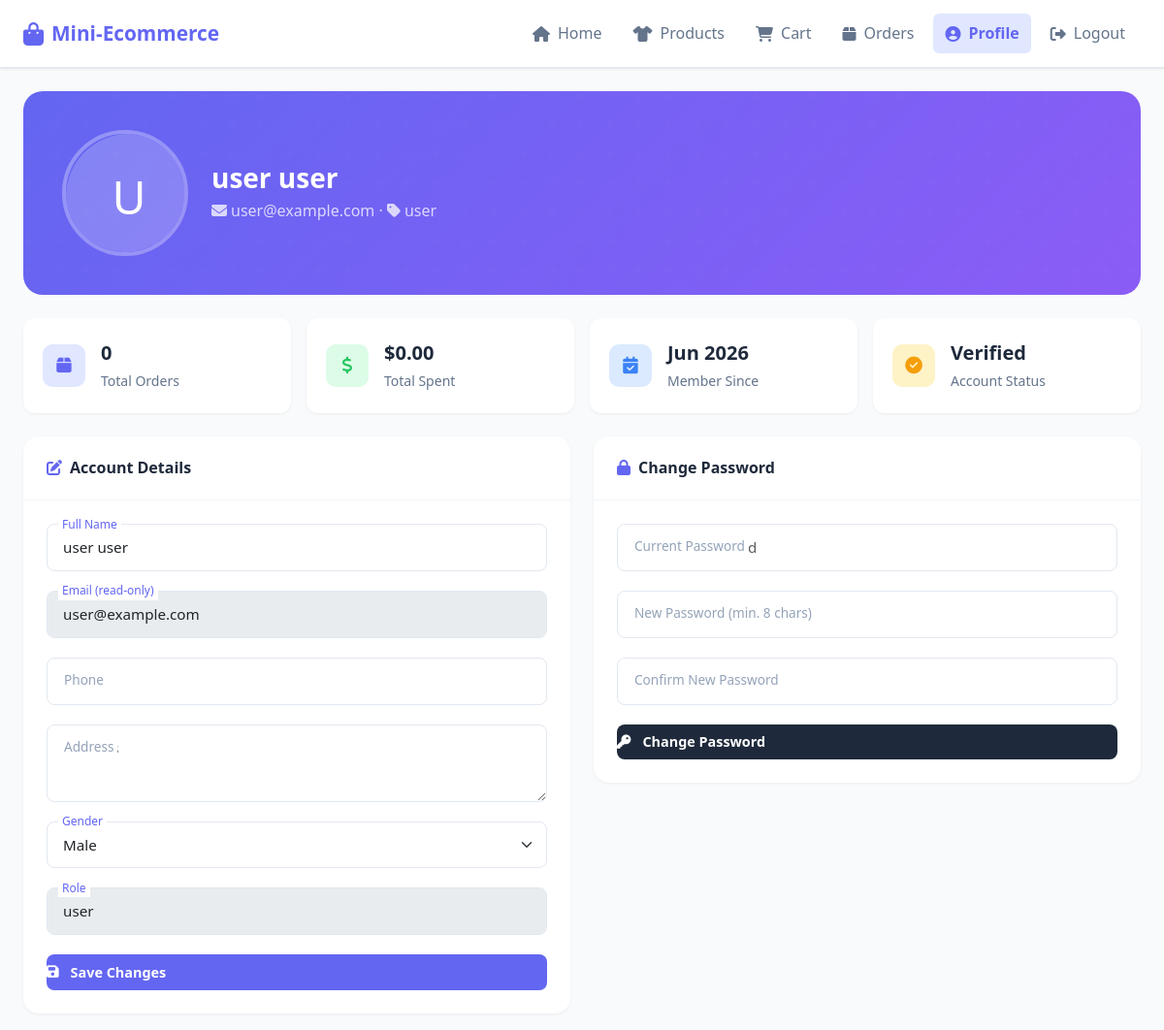
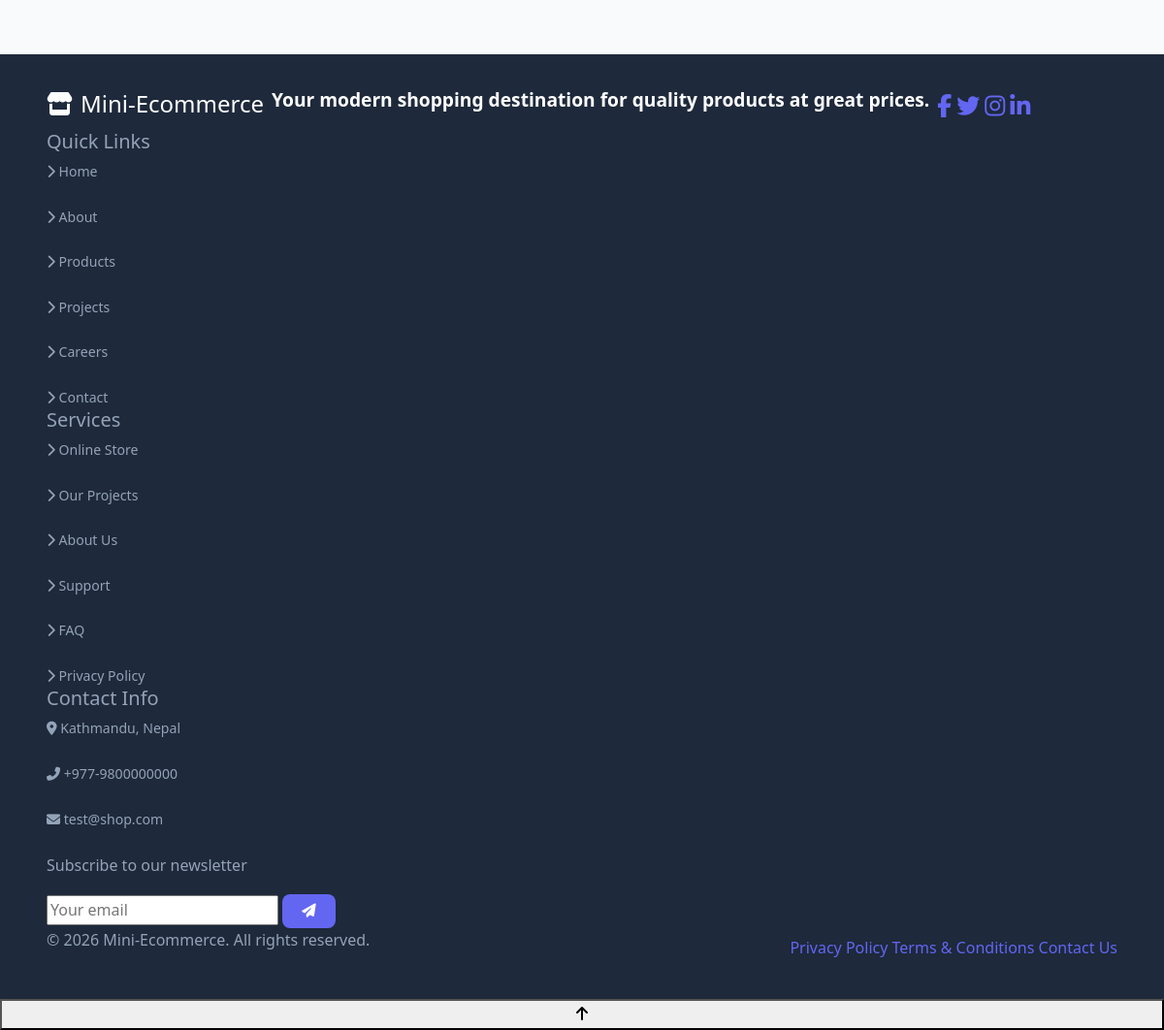
The page /user/profile.php (signed in) on the database its author committed (2 pictures, top to bottom).
### tables this page shows
CREATE TABLE users (
    user_id TEXT NOT NULL PRIMARY KEY,
    name TEXT NOT NULL,
    email TEXT NOT NULL UNIQUE,
    password_hash TEXT NOT NULL,
    gender TEXT NOT NULL DEFAULT 'Other' CHECK(gender IN ('Male','Female','Other')),
    confirm_status INTEGER DEFAULT 0,
    role_id INTEGER DEFAULT 1,
    avatar TEXT DEFAULT NULL,
    phone TEXT DEFAULT NULL,
    address TEXT DEFAULT NULL,
    is_active INTEGER DEFAULT 1,
    created_at TEXT DEFAULT (datetime('now')),
    FOREIGN KEY (role_id) REFERENCES roles(role_id) ON DELETE SET NULL
);

CREATE TABLE roles (
    role_id INTEGER PRIMARY KEY AUTOINCREMENT,
    role_name TEXT NOT NULL UNIQUE,
    created_at TEXT DEFAULT (datetime('now'))
);

### includes/helpers.php (called while the page is built, shortened)
<?php
function getUserRole(?int $roleId): string {
    $pdo = getDB();
    $stmt = $pdo->prepare("SELECT role_name FROM roles WHERE role_id = ?");
    $stmt->execute([$roleId]);
    $row = $stmt->fetch();
    return $row ? $row['role_name'] : 'User';
}
function h(?string $value): string {
    return htmlspecialchars($value ?? '', ENT_QUOTES, 'UTF-8');
}

### user/profile.php (the view, shortened to what this page needs)
<?php
require_once __DIR__ . '/../includes/helpers.php';
$pdo    = getDB();
$userId = $_SESSION['user'];
$stmt = $pdo->prepare('SELECT * FROM users WHERE user_id = ?');
$stmt->execute([$userId]);
$user = $stmt->fetch();
$stmt = $pdo->prepare('SELECT COUNT(*) AS total, COALESCE(SUM(total_amount), 0) AS spent FROM orders WHERE user_id = ?');
$stmt->execute([$userId]);
$stats = $stmt->fetch();
$roleName = getUserRole($user['role_id'] ?? null);
require_once __DIR__ . '/../includes/header.php';
?>
<div class="container-fluid px-4 py-4">
  <div class="profile-header-bg mb-4" data-aos="fade-up">
    <div class="d-flex align-items-center gap-4 position-relative">
      <form method="POST" enctype="multipart/form-data" id="avatarForm">
        <div class="avatar-preview-wrap">
          <?php if ($user['avatar']): ?>
            <img src="<?= imgUrl($user['avatar']) ?>" alt="Avatar" id="avatarPreview">
          <?php else: ?>
            <div class="avatar-placeholder-lg" id="avatarPlaceholder"><?= strtoupper(substr($user['name'] ?? 'U', 0, 1)) ?></div>
          <?php endif; ?>
        </div>
      </form>
      <div class="text-white">
        <h3 class="fw-bold mb-1"><?= h($user['name']) ?></h3>
        <p class="mb-0 opacity-75"><i class="fas fa-envelope me-1"></i><?= h($user['email']) ?> &middot; <i class="fas fa-tag me-1"></i><?= h($roleName) ?></p>
      </div>
    </div>
  </div>
  <div class="row g-3 mb-4">
    <div class="col-md-3" data-aos="fade-up" data-aos-delay="0">
      <div class="profile-stat-card">
        <div class="ps-icon" style="background:#e0e7ff;color:#6366f1"><i class="fas fa-box"></i></div>
        <div>
          <div class="fw-bold fs-5" style="color:#1e293b"><?= (int)$stats['total'] ?></div>
          <small class="text-muted">Total Orders</small>
        </div>
      </div>
    </div>
    <div class="col-md-3" data-aos="fade-up" data-aos-delay="100">
      <div class="profile-stat-card">
        <div class="ps-icon" style="background:#dcfce7;color:#22c55e"><i class="fas fa-dollar-sign"></i></div>
        <div>
          <div class="fw-bold fs-5" style="color:#1e293b">$<?= number_format((float)($stats['spent'] ?? 0), 2) ?></div>
          <small class="text-muted">Total Spent</small>
        </div>
      </div>
    </div>
    <div class="col-md-3" data-aos="fade-up" data-aos-delay="200">
      <div class="profile-stat-card">
        <div class="ps-icon" style="background:#dbeafe;color:#3b82f6"><i class="fas fa-calendar-check"></i></div>
        <div>
          <div class="fw-bold fs-5" style="color:#1e293b"><?= date('M Y', strtotime($user['created_at'])) ?></div>
          <small class="text-muted">Member Since</small>
        </div>
      </div>
    </div>
    <div class="col-md-3" data-aos="fade-up" data-aos-delay="300">
      <div class="profile-stat-card">
        <div class="ps-icon" style="background:#fef3c7;color:#f59e0b"><i class="fas fa-<?= $user['confirm_status'] ? 'check-circle' : 'times-circle' ?>"></i></div>
        <div>
          <div class="fw-bold fs-5" style="color:#1e293b"><?= $user['confirm_status'] ? 'Verified' : 'Unverified' ?></div>
          <small class="text-muted">Account Status</small>
        </div>
      </div>
    </div>
  </div>
  <div class="row g-4">
    <div class="col-lg-6" data-aos="fade-up">
      <div class="profile-card">
        <div class="card-head"><i class="fas fa-pen-to-square" style="color:#6366f1"></i> Account Details</div>
        <div class="card-body-custom">
          <form method="POST" action="">
            <div class="form-floating-custom">
              <input type="text" name="name" class="form-control" placeholder="Full Name" required minlength="2" value="<?= htmlspecialchars($user['name']) ?>">
              <label>Full Name</label>
            </div>
            <div class="form-floating-custom">
              <input type="email" class="form-control" placeholder="Email" value="<?= htmlspecialchars($user['email']) ?>" disabled>
              <label>Email (read-only)</label>
            </div>
            <div class="form-floating-custom">
              <input type="text" name="phone" class="form-control" placeholder="Phone" value="<?= htmlspecialchars($user['phone'] ?? '') ?>">
              <label>Phone</label>
            </div>
            <div class="form-floating-custom">
              <textarea name="address" class="form-control" placeholder="Address" rows="2" style="min-height:80px"><?= htmlspecialchars($user['address'] ?? '') ?></textarea>
              <label>Address</label>
            </div>
            <div class="form-floating-custom">
              <select name="gender" class="form-select" required>
                <?php foreach (['Male','Female','Other'] as $g): ?>
                <option value="<?= $g ?>" <?= $user['gender'] === $g ? 'selected' : '' ?>><?= $g ?></option>
                <?php endforeach; ?>
              </select>
              <label>Gender</label>
            </div>
            <div class="form-floating-custom">
              <input type="text" class="form-control" placeholder="Role" value="<?= htmlspecialchars($roleName) ?>" disabled>
              <label>Role</label>
            </div>
            <button type="submit" class="btn w-100" style="background:#6366f1;color:#fff;border-radius:0.5rem;padding:0.6rem 0;font-weight:600">
              <i class="fas fa-floppy-disk me-1"></i> Save Changes
            </button>
          </form>
        </div>
      </div>
    </div>
    <div class="col-lg-6" data-aos="fade-up" data-aos-delay="100">
      <div class="profile-card">
        <div class="card-head"><i class="fas fa-lock" style="color:#6366f1"></i> Change Password</div>
        <div class="card-body-custom">
          <form method="POST" action="">
            <div class="form-floating-custom">
              <input type="password" name="current_password" class="form-control" placeholder="Current Password" required>
              <label>Current Password</label>
            </div>
            <div class="form-floating-custom">
              <input type="password" name="new_password" class="form-control" placeholder="New Password" required minlength="8">
              <label>New Password (min. 8 chars)</label>
            </div>
            <div class="form-floating-custom">
              <input type="password" name="confirm_password" class="form-control" placeholder="Confirm Password" required>
              <label>Confirm New Password</label>
            </div>
            <button type="submit" class="btn w-100" style="background:#1e293b;color:#fff;border-radius:0.5rem;padding:0.6rem 0;font-weight:600">
              <i class="fas fa-key me-1"></i> Change Password
            </button>
          </form>
        </div>
      </div>
    </div>
  </div>
</div>
<?php require_once __DIR__ . '/../includes/footer.php'; ?>

### assets/css/style.css (style rules this page uses)
:root { --primary: #6366f1; --primary-dark: #4f46e5; --primary-light:#e0e7ff; --secondary: #64748b; --success: #22c55e; --success-light:#dcfce7; --warning: #f59e0b; --warning-light:#fef3c7; --danger: #ef4444; --danger-light: #fee2e2; --info: #3b82f6; --info-light: #dbeafe; --bg: #f8fafc; --bg-card: #ffffff; --border: #e2e8f0; --border-hover: #cbd5e1; --text: #1e293b; --text-muted: #64748b; --text-light: #94a3b8; --font: 'Segoe UI', system-ui, -apple-system, sans-serif; --radius: 0.75rem; --radius-sm: 0.5rem; --radius-lg: 1rem; --shadow-sm: 0 1px 2px rgba(0,0,0,.05); --shadow: 0 4px 6px -1px rgba(0,0,0,.1), 0 2px 4px -1px rgba(0,0,0,.06); --shadow-md: 0 10px 15px -3px rgba(0,0,0,.1), 0 4px 6px -2px rgba(0,0,0,.05); --shadow-lg: 0 20px 25px -5px rgba(0,0,0,.1), 0 10px 10px -5px rgba(0,0,0,.04); --nav-h: 70px; --transition: 0.2s ease; }
html { scroll-behavior: smooth; }
body { font-family: var(--font); background: var(--bg); color: var(--text); line-height: 1.6; min-height: 100vh; display: flex; flex-direction: column; }
.mb-0 { margin-bottom: 0; }
.btn { display: inline-flex; align-items: center; gap: .5rem; padding: .65rem 1.25rem; border: none; border-radius: var(--radius-sm); font-size: .9rem; font-weight: 600; font-family: var(--font); cursor: pointer; transition: all var(--transition); text-decoration: none; white-space: nowrap; line-height: 1.2; }

### includes/header.php (style rules this page uses)
:root { --primary: #6366f1; --primary-dark: #4f46e5; --primary-light: #e0e7ff; --secondary: #64748b; --success: #22c55e; --danger: #ef4444; --warning: #f59e0b; --info: #3b82f6; --text: #1e293b; --text-muted: #64748b; --bg: #f8fafc; }
body { font-family: 'Segoe UI', system-ui, -apple-system, sans-serif; background-color: var(--bg); }

### user/profile.php (style rules this page uses)
.profile-header-bg { background: linear-gradient(135deg, #6366f1 0%, #8b5cf6 100%); border-radius: 1.25rem; padding: 2.5rem; position: relative; overflow: hidden; }
.profile-header-bg::before { content: ''; position: absolute; inset: 0; opacity: 0.3; }
.avatar-preview-wrap { width: 130px; height: 130px; border-radius: 50%; border: 4px solid rgba(255,255,255,0.3); overflow: hidden; position: relative; cursor: pointer; }
.avatar-placeholder-lg { width: 130px; height: 130px; border-radius: 50%; background: rgba(255,255,255,0.2); display: flex; align-items: center; justify-content: center; font-size: 3rem; color: #fff; }
.profile-stat-card { background: #fff; border-radius: 0.75rem; padding: 1.25rem; display: flex; align-items: center; gap: 1rem; box-shadow: 0 1px 3px rgba(0,0,0,.06); transition: all 0.3s ease; }
.profile-stat-card .ps-icon { width: 44px; height: 44px; border-radius: 10px; display: flex; align-items: center; justify-content: center; font-size: 1.1rem; flex-shrink: 0; }
.form-floating-custom { position: relative; margin-bottom: 1.25rem; }
.form-floating-custom label { position: absolute; top: 0.75rem; left: 0.875rem; font-size: 0.85rem; color: #94a3b8; transition: all 0.2s ease; pointer-events: none; background: #fff; padding: 0 0.25rem; }
.form-floating-custom .form-control:focus ~ label, .form-floating-custom .form-control:not(:placeholder-shown) ~ label, .form-floating-custom .form-select:focus ~ label, .form-floating-custom .form-select:not([value=""]):valid ~ label { top: -0.6rem; left: 0.75rem; font-size: 0.75rem; color: #6366f1; }
.profile-card { background: #fff; border-radius: 1rem; box-shadow: 0 1px 3px rgba(0,0,0,.06); overflow: hidden; }
.profile-card .card-head { padding: 1.25rem 1.5rem; border-bottom: 1px solid #f1f5f9; font-weight: 700; color: #1e293b; display: flex; align-items: center; gap: 0.5rem; }
.profile-card .card-body-custom { padding: 1.5rem; }

### rows shown on the page
users: name "U", name "user user", email "user@example.com", role.role_name "user", created_at "Jun 2026", gender "Male"

### other values the page prints
APP_NAME "Mini-Ecommerce"
$stats['total'] "0"
$stats['spent'] "0.00"
$siteName "Mini-Ecommerce"
$footerDesc "Your modern shopping destination for quality products at great prices."
$siteAddress "Kathmandu, Nepal"
$sitePhone "+977-9800000000"
$siteEmail "test@shop.com"
